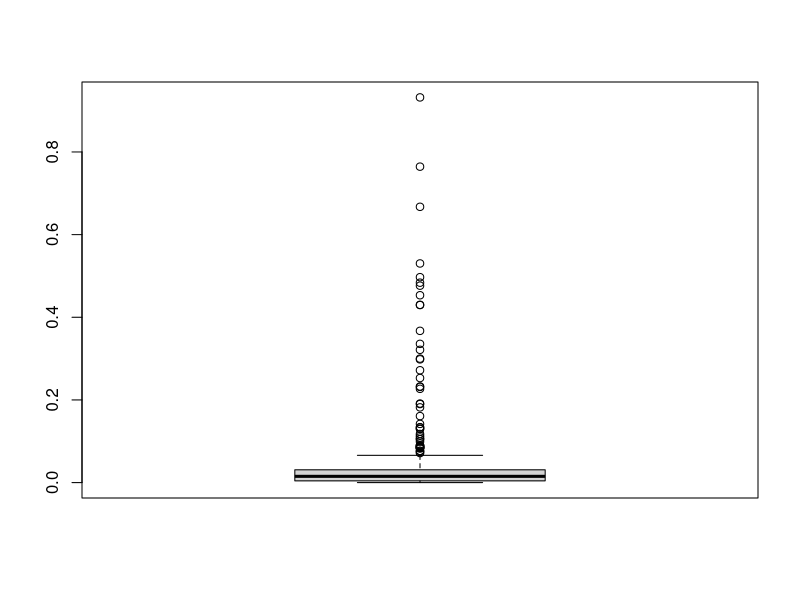
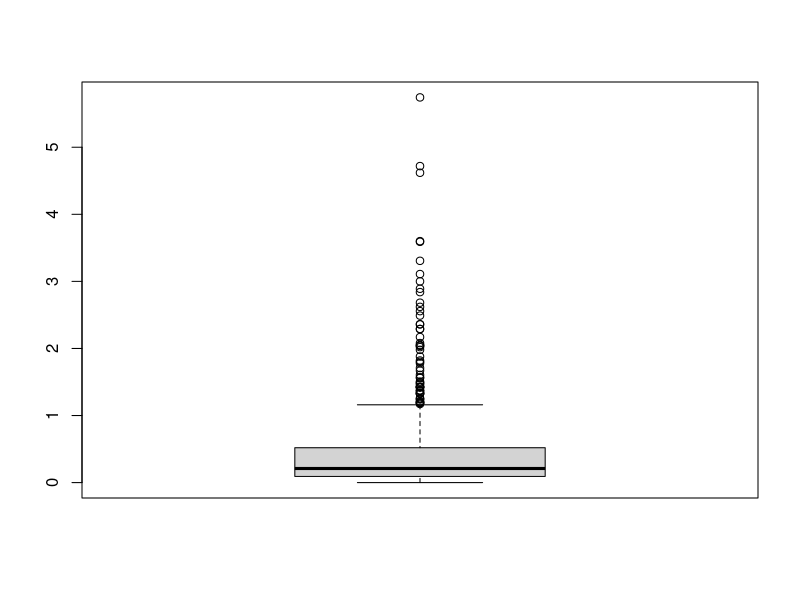
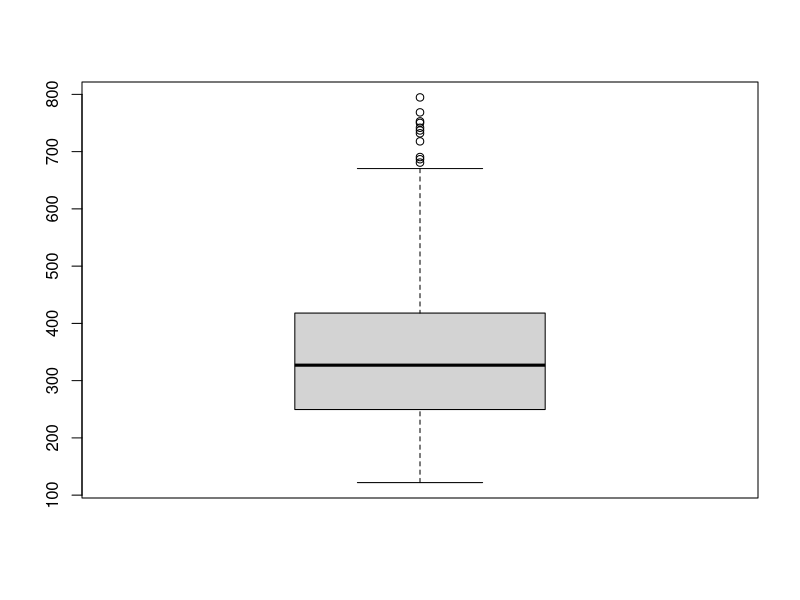
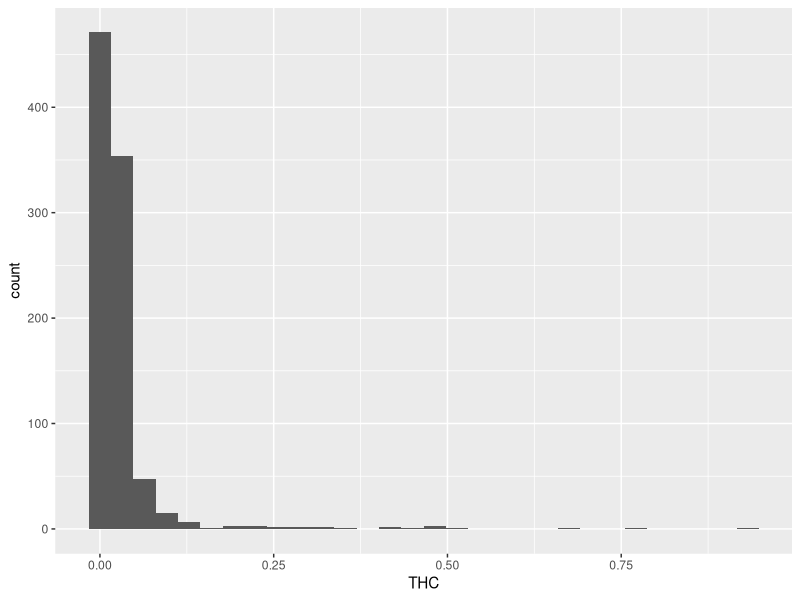
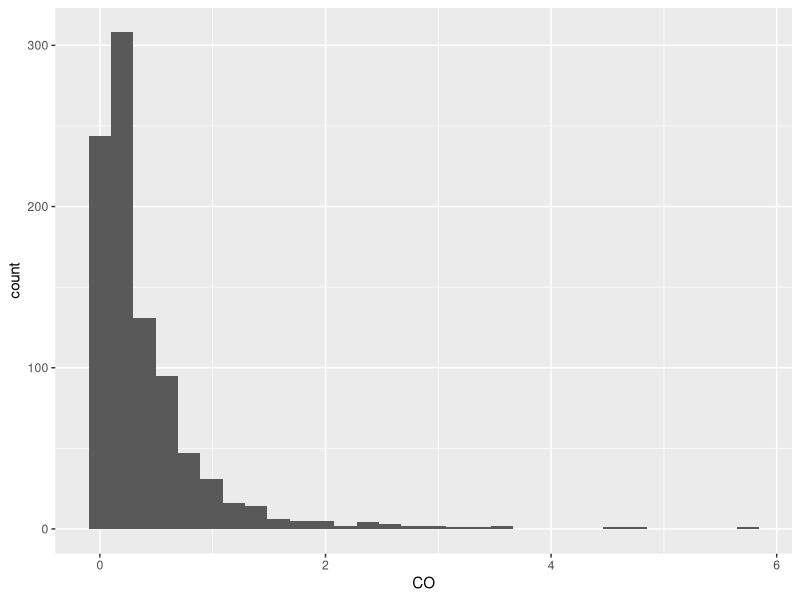

The R script that drew these images, in order: (Note: this script raises an error after producing the figures.)
#Question 1: The final score of the World Cup finals of football is France  4 
#and Croatia 2. Please use a control structure to print the results as 
#Team ---- Wins -----.


France  = 4 
Croatia = 2

if(France > Croatia)
{
  print(paste("Team France Wins"))
} else{
  print(paste("Team Croatia Wins"))
}

#Question 2: The mtcars data set has several factor variables. 
#However, R is reading them as numeric. 
#Please convert them into factors using a for loop. 
#Please use column 8 to 11 for the loop.

library(readr)
data(mtcars)
mtcarsfactor <- c(8:11)
for (mtcarsfactor  in mtcarsfactor ) {
  mtcars[, mtcarsfactor ] <- as.factor(mtcars[, mtcarsfactor ])
}
str(mtcars)

#You will receive a data set (Dataset 2.1). 
#This data set is a subset of a real data set.


library(readxl)
dataset<-read_excel("Dataset - 2.1.xlsx")
View(dataset) 
#Question 3: Write a function to get the percentage of NAs in each column.
library(tidyverse)
colMeans(is.na(dataset))
#means <- dataset%>% summarize_all(funs(sum(is.na(.)) / length(.)))


#Question 4: Write a function to get the percentage of NAs in each row.
rowMeans(is.na(dataset))

#Question 5: Write a function to get a summary of numeric columns (use the summary function)
#such as THC, CO, CO2, and so on in the data set. With the same function, 
#try to generate box plot using base R.

boxplot(dataset$THC)
boxplot(dataset$CO)
boxplot(dataset$CO2)

#Question 6: Write a function to create histograms of numeric columns, 
#such as THC, CO, CO2, and so on in the data set. Use ggpot2 to generate figures.

library(ggplot2)
ggplot(dataset, aes(x=THC)) + geom_histogram()
ggplot(dataset, aes(x=CO)) + geom_histogram()                                  


#Question 7: The data set contains date columns. 
#All of these date columns are untidy. 
#Please create a better formatted data set. 
#The date should be dd/mm/yyyy in the final format. 
#Use columns 2, 3, and 5 only.

dataset2.2 <- read_csv("Data set - 2.2.csv")
dates <- c(2,3,5,8)
for (dates  in dates ) {
  dataset2.2[, dates ] <- as.Date(dataset2.2[dates ],format, tryFormats = ( "%d/%m/%Y"))
}
?as.Date

#Question 8: The date of birth column contains months in string format.
#Please create a tidy data column with months in numeric format.
#Now your data should be similar to the previous question.


#Question 9: Convert all dates into date format; 
#they are currently in character variable format.

dates <- as.Date(dataset2.2, "%m/%d/%Y")
